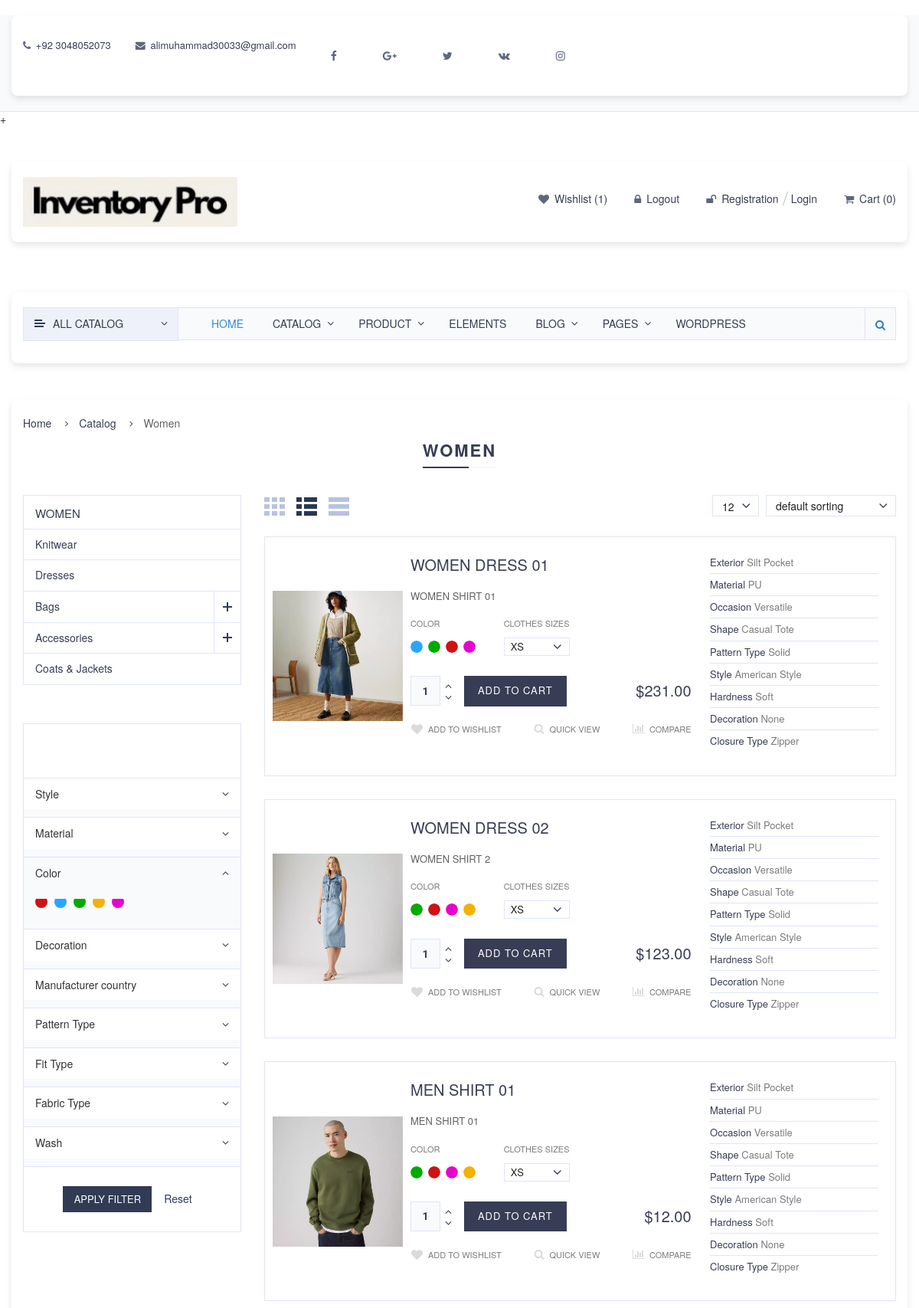
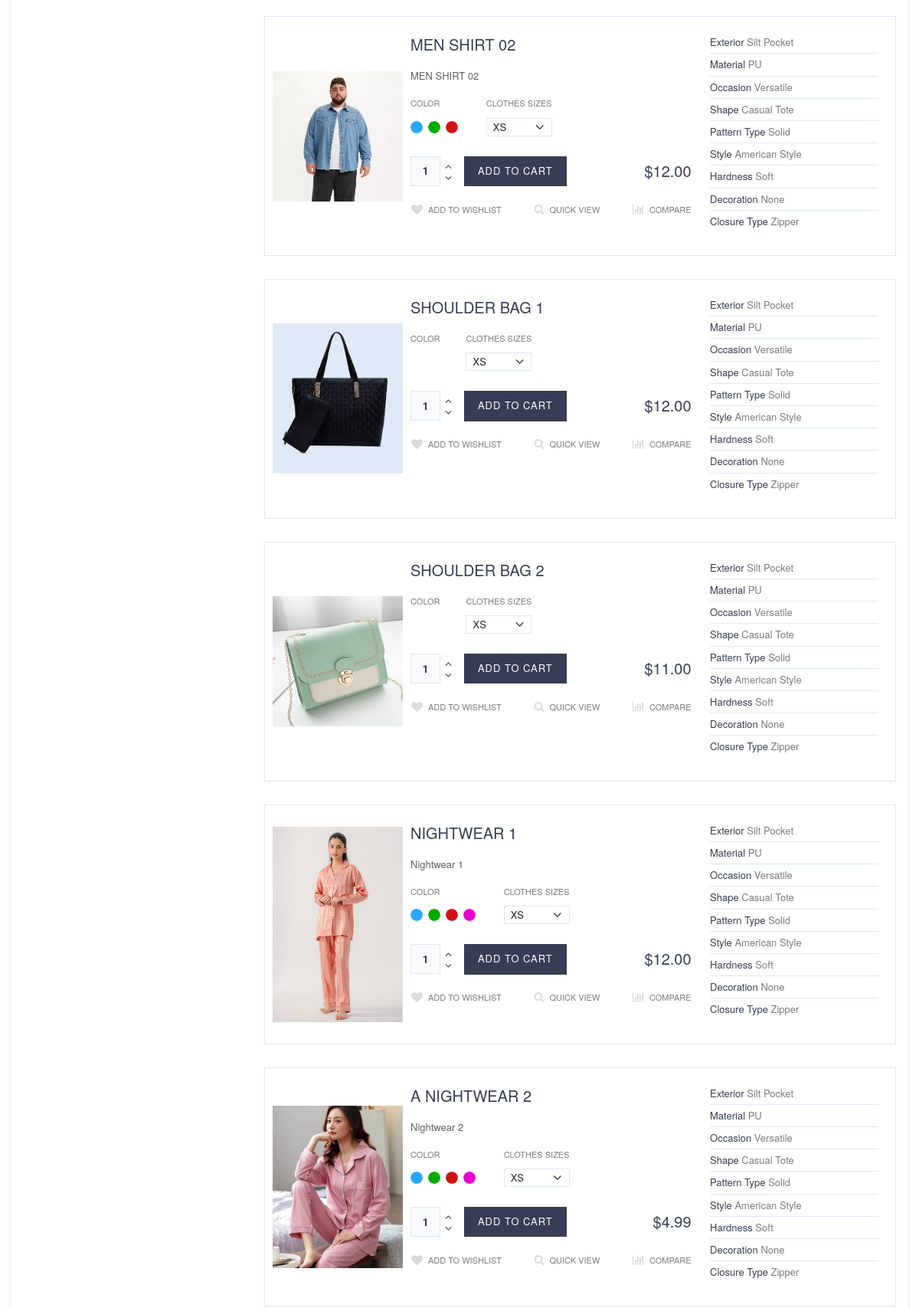
Screenshot of /product/list/ (signed in, upper part) with the database file from the repository (2 pictures, top to bottom).
### inventory_manager_app/models/product.py (models this page shows, shortened)
class Product(CreateUpdateMixIn):
    product_id = models.AutoField(primary_key=True)
    product_name = models.CharField(max_length=255)
    slug = models.SlugField(unique=True, blank=True, null=True)
    category = models.ForeignKey(Category, on_delete=models.CASCADE, related_name="Products")
    description = models.TextField(null=True, blank=True)
    price = models.DecimalField(max_digits=10, decimal_places=2)
    stock_quantity = models.IntegerField()
    reorder_level = models.IntegerField(default=0)
    suppliers = models.ManyToManyField(Supplier, related_name="products")
    color_variant = models.ManyToManyField(ColorVariant, blank=True)
    size_variant = models.ManyToManyField(SizeVariant, blank=True)

class ColorVariant(CreateUpdateMixIn):
    color_name = models.CharField(max_length=100)
    price = models.IntegerField(default=0)
    image = models.ImageField(upload_to="color_images", null=True, blank=True)

### inventory_manager_app/models/product_image.py (models this page shows)
class ProductImage(CreateUpdateMixIn):
    product = models.ForeignKey(Product, on_delete=models.CASCADE, related_name="products_image")
    category_image = models.ImageField(upload_to="products")

### inventory_manager_app/views/product.py (the view)
class ProductModelListView(LoginRequiredMixin, ListView):
    model = Product
    template_name = 'product/product_list1.html'
    context_object_name = 'products'
    PAGE_TITLE = _('Home Page')
    extra_context = {
        'header_title': PAGE_TITLE,
        'page_title': PAGE_TITLE
    }
    def get_queryset(self):
        queryset = Product.objects.all()
        category = self.request.GET.get('category')
        subcategory = self.request.GET.get('subcategory')
        subsubcategory = self.request.GET.get('subsubcategory')
        if category:
            queryset = Product.objects.filter(category__parent__isnull=True,
                                       category__category_name=category)  # Top-level category
            print('Category: ',len(queryset))
        if subcategory:
            queryset = Product.objects.filter(category__parent__category_name=category,
                                       category__category_name=subcategory)  # Subcategory under the root
        if subsubcategory:
            queryset = Product.objects.filter(category__parent__category_name=subcategory,
                                       category__category_name=subsubcategory)  # Subsubcategory under subcategory
        return queryset

### inventory_manager_app/templates/product/product_list1.html (shortened to what this page needs)
{% extends "layouts/index.html" %}
{% load static %}
{% block content %}
<main>
	<section class="container">
		<ul class="b-crumbs">
			<li>
				<a href="index.html">
					Home
				</a>
			</li>
			<li>
				<a href="catalog-list.html">
					Catalog
				</a>
			</li>
			<li>
				<span>Women</span>
			</li>
		</ul>
		<h1 class="main-ttl"><span>Women</span></h1>
		<div class="section-sb">
			<div class="section-sb-current">
				<h3><a href="catalog-list.html">Women <span id="section-sb-toggle" class="section-sb-toggle"></span></a></h3>
				<ul class="section-sb-list" id="section-sb-list">
					<li class="categ-1">
						<a href="catalog-list.html">
							<span class="categ-1-label">Knitwear</span>
						</a>
					</li>
					<li class="categ-1">
						<a href="catalog-list.html">
							<span class="categ-1-label">Dresses</span>
						</a>
					</li>
					<li class="categ-1 has_child">
						<a href="catalog-list.html">
							<span class="categ-1-label">Bags</span>
							<span class="section-sb-toggle"><span class="section-sb-ico"></span></span>
						</a>
					</li>
					<li class="categ-1 has_child">
						<a href="catalog-list.html">
							<span class="categ-1-label">Accessories</span>
							<span class="section-sb-toggle"><span class="section-sb-ico"></span></span>
						</a>
					</li>
					<li class="categ-1">
						<a href="catalog-list.html">
							<span class="categ-1-label">Coats & Jackets</span>
						</a>
					</li>
				</ul>
			</div>
			<div class="section-filter">
				<div class="section-filter-cont">
					<div class="section-filter-price">
						<div class="range-slider section-filter-price" data-min="0" data-max="1000" data-from="200" data-to="800" data-prefix="$" data-grid="false"></div>
					</div>
					<div class="section-filter-item ">
						<p class="section-filter-ttl">Style <i class="fa fa-angle-down"></i></p>
					</div>
					<div class="section-filter-item ">
						<p class="section-filter-ttl">Material <i class="fa fa-angle-down"></i></p>
					</div>
					<div class="section-filter-item opened">
						<p class="section-filter-ttl">Color <i class="fa fa-angle-down"></i></p>
						<div class="section-filter-fields">
							<ul class="section-filter-color">
								<li class=""><img src="{% static 'img/color/red.jpg' %}" alt="Red"></li>
								<li><img src="{% static 'img/color/blue.jpg' %}" alt="Blue"></li>
								<li><img src="{% static 'img/color/green.jpg' %}" alt="Green"></li>
								<li><img src="{% static 'img/color/yellow.jpg' %}" alt="Yellow"></li>
								<li><img src="{% static 'img/color/purple.jpg' %}" alt="Purple"></li>
							</ul>
						</div>
					</div>
					<div class="section-filter-item ">
						<p class="section-filter-ttl">Decoration <i class="fa fa-angle-down"></i></p>
					</div>
					<div class="section-filter-item ">
						<p class="section-filter-ttl">Manufacturer country <i class="fa fa-angle-down"></i></p>
					</div>
					<div class="section-filter-item ">
						<p class="section-filter-ttl">Pattern Type <i class="fa fa-angle-down"></i></p>
					</div>
					<div class="section-filter-item ">
						<p class="section-filter-ttl">Fit Type <i class="fa fa-angle-down"></i></p>
					</div>
					<div class="section-filter-item ">
						<p class="section-filter-ttl">Fabric Type <i class="fa fa-angle-down"></i></p>
					</div>
					<div class="section-filter-item ">
						<p class="section-filter-ttl">Wash <i class="fa fa-angle-down"></i></p>
					</div>
					<div class="section-filter-buttons">
						<input class="btn btn-themes" id="set_filter" name="set_filter" value="Apply filter" type="button">
						<input class="btn btn-link" id="del_filter" name="del_filter" value="Reset" type="button">
					</div>
				</div>
			</div>
		</div>
		<div class="section-cont">
			<div class="section-top">
				<ul class="section-mode">
					<li class="section-mode-gallery"><a title="View mode: Gallery" href="catalog-gallery.html"></a></li>
					<li class="section-mode-list active"><a title="View mode: List" href="catalog-list.html"></a></li>
					<li class="section-mode-table"><a title="View mode: Table" href="catalog-table.html"></a></li>
				</ul>
				<div class="section-sortby">
					<p>default sorting</p>
				</div>
				<div class="section-count">
					<p>12</p>
				</div>
			</div>
			<div id = "products">
			{% for product in products %}
			<div class="prod-items section-items">
				<div class="prodlist-i">
					 {% with product.products_image.first as first_image %}
					  {% if first_image %}
					<a class="prodlist-i-img" href="product.html"><img src="{{ first_image.category_image.url }}" alt="{{ product.product_name }}"></a>
					 {% endif %}
                {% endwith %}
					<div class="prodlist-i-cont">
						<h3><a href="{% url 'inventory_manager_app:product-detail' product_slug=product.slug %}">{{ product.product_name }}</a></h3>
						<div class="prodlist-i-txt">
						{{ product.description }}</div>
						<div class="prodlist-i-skuwrap">
							<div class="prodlist-i-skuitem">
								<p class="prodlist-i-skuttl">Color</p>
								<ul class="prodlist-i-skucolor">
									{% for color in product.color_variant.all %}
									<li><img src="{{color.image.url}}" alt="{{color.color_name}"></li>
										{% endfor %}
								</ul>
							</div>
							<div class="prodlist-i-skuitem">
								<p class="prodlist-i-skuttl">Clothes sizes</p>
								<div class="offer-props-select">
									<p>XS</p>
								</div>
							</div>
						</div>
						<div class="prodlist-i-action">
							<p class="prodlist-i-qnt">
								<input value="1" type="text">
								<a href="#" class="prodlist-i-plus"><i class="fa fa-angle-up"></i></a>
								<a href="#" class="prodlist-i-minus"><i class="fa fa-angle-down"></i></a>
							</p>
							<p class="prodlist-i-addwrap">
								<a href="#" class="prodlist-i-add">Add to cart</a>
							</p>
						<span class="prodlist-i-price">
							<b>${{ product.price }}</b>
													</span>
						</div>
						<p class="prodlist-i-info">
							<a href="#" class="prodlist-i-favorites"><i class="fa fa-heart"></i> Add to wishlist</a>
							<a href="#" class="qview-btn prodlist-i-qview"><i class="fa fa-search"></i> Quick view</a>
							<a class="prodlist-i-compare" href="#"><i class="fa fa-bar-chart"></i> Compare</a>
						</p>
					</div>
					<div class="prodlist-i-props-wrap">
						<ul class="prodlist-i-props">
							<li><b>Exterior</b> Silt Pocket</li>
							<li><b>Material</b> PU</li>
							<li><b>Occasion</b> Versatile</li>
							<li><b>Shape</b> Casual Tote</li>
							<li><b>Pattern Type</b> Solid</li>
							<li><b>Style</b> American Style</li>
							<li><b>Hardness</b> Soft</li>
							<li><b>Decoration</b> None</li>
							<li><b>Closure Type</b> Zipper</li>
						</ul>
					</div>
				</div>
			</div>
				  {% endfor %}
			</div>
		</div>
	</section>
</main>
{% endblock %}

### public/static/css/media.css (style rules this page uses)
@media only screen and (max-width : 1200px) { .prod-items .prodlist-i { padding-left: 190px; } }
@media only screen and (max-width : 1200px) { .prod-items .prodlist-i-img { width: 170px; left: 10px; } }

### rows the page displays
Product: products_image.first.category_image (picture), product_name "WOMEN DRESS 01", description "WOMEN SHIRT 01", price "231.00"
ColorVariant: image (picture)
ColorVariant: image (picture)
ColorVariant: image (picture)
ColorVariant: image (picture)
Product: products_image.first.category_image (picture), product_name "WOMEN DRESS 02", description "WOMEN SHIRT 2", price "123.00"
ColorVariant: image (picture)
Product: products_image.first.category_image (picture), product_name "MEN SHIRT 01", description "MEN SHIRT 01", price "12.00"
Product: products_image.first.category_image (picture), product_name "MEN SHIRT 02", description "MEN SHIRT 02", price "12.00"
Product: products_image.first.category_image (picture), product_name "SHOULDER BAG 1", price "12.00"
Product: products_image.first.category_image (picture), product_name "SHOULDER BAG 2", price "11.00"
Product: products_image.first.category_image (picture), product_name "NIGHTWEAR 1", description "Nightwear 1", price "12.00"
Product: products_image.first.category_image (picture), product_name "A NIGHTWEAR 2", description "Nightwear 2", price "4.99"
